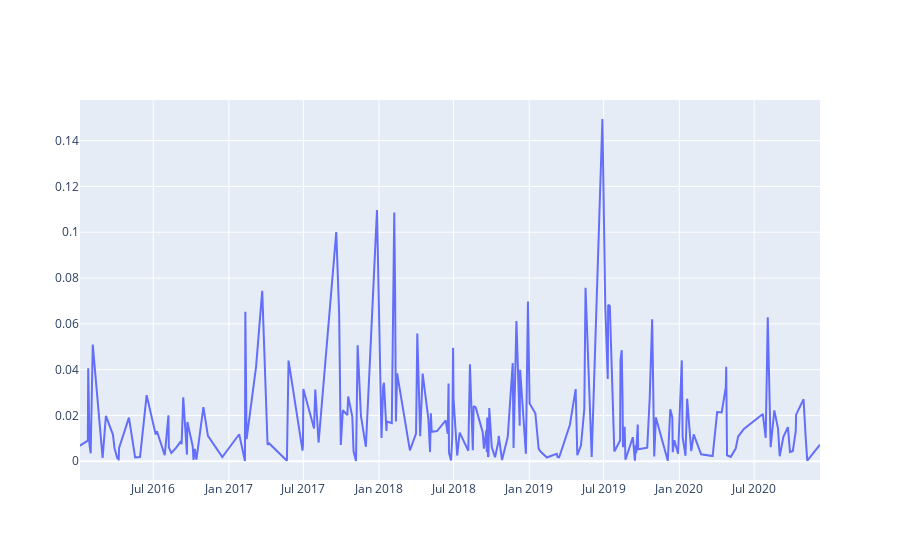

The notebook cell saved with this chart:
### Code cell
import plotly.graph_objects as go

# show perecentages of wrong predictions over time
fig = go.Figure(data=go.Scatter(x=dfwrongs.abs().index, y=dfwrongs.abs().percentage_daily_return.values))
fig.show()

### Figure 1 — Plotly figure (JSON) as saved in the notebook; plotly's stock layout.template omitted (floating-point values rounded to 4 significant figures; data arrays with more than 128 entries replaced by an {"elided": "..."} marker saying what was removed)
{"data": [{"type": "scatter", "x": {"elided": "211 str values"}, "y": {"elided": "211 float values"}}], "layout": {}}
